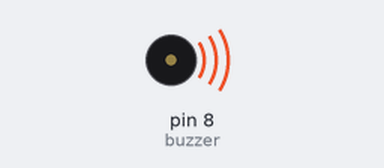
A sketch run on a simulated Arduino Uno, built with avr-gcc and run on an emulated ATmega328P. Parts: buzzer (waves = sounding).

Above: at 0.15 s.
At 11.61 s:
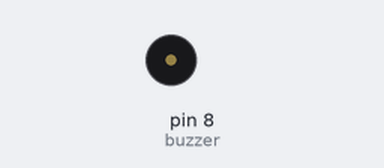
Timing chart, 0 to 11.9 s (numbered marks = the images above):
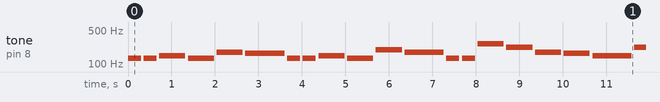

Measured:
- by itself, tone on pin 8 (buzzer): plays 131 Hz for 0.30 s, 131 Hz for 0.30 s, 147 Hz for 0.60 s, 131 Hz for 0.60 s, 175 Hz for 0.60 s, 165 Hz for 0.90 s … (179 notes in this stretch)

The sketch:

Happy_Birthday_Buzzer.ino.ino
```cpp
const int buzzer = 8;

// Lower octave notes for a softer sound
#define C3 131
#define D3 147
#define E3 165
#define F3 175
#define G3 196
#define A3 220
#define C4 262

// Melody
int melody[] = {
  C3, C3, D3, C3, F3, E3,
  C3, C3, D3, C3, G3, F3,
  C3, C3, C4, A3, F3, E3, D3,
  A3, A3, F3, G3, F3, C4
};

// Duration (ms)
int duration[] = {
  300, 300, 600, 600, 600, 900,
  300, 300, 600, 600, 600, 900,
  300, 300, 600, 600, 600, 600, 900,
  300, 300, 600, 600, 600, 900
};

void setup() {
}

void loop() {

  for (int i = 0; i < 25; i++) {

    tone(buzzer, melody[i], duration[i]);

    delay(duration[i]);

    noTone(buzzer);

    delay(60);   // Small pause between notes
  }

  delay(3000);   // Wait 3 seconds before repeating
}
```
